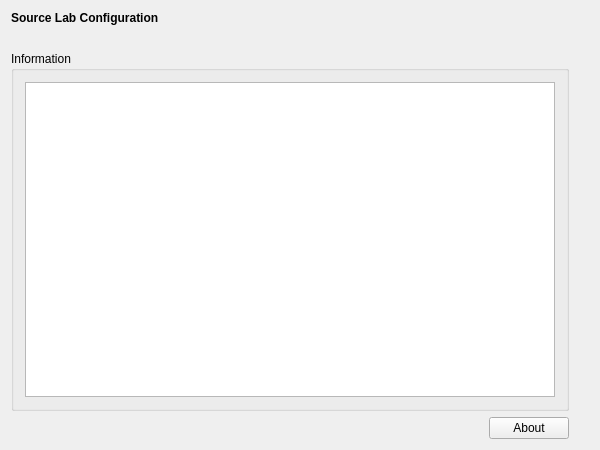
<?xml version="1.0" encoding="UTF-8"?>
<ui version="4.0">
 <class>RtSssRunWidgetClass</class>
 <widget class="QWidget" name="RtSssRunWidgetClass">
  <property name="geometry">
   <rect>
    <x>0</x>
    <y>0</y>
    <width>600</width>
    <height>450</height>
   </rect>
  </property>
  <property name="windowTitle">
   <string>DummyRunWidget</string>
  </property>
  <layout class="QVBoxLayout" name="verticalLayout">
   <item>
    <widget class="QLabel" name="m_qLabel_Headline">
     <property name="font">
      <font>
       <weight>75</weight>
       <bold>true</bold>
      </font>
     </property>
     <property name="text">
      <string>Source Lab Configuration</string>
     </property>
    </widget>
   </item>
   <item>
    <spacer name="m_qVerticalSpacer_Headline">
     <property name="orientation">
      <enum>Qt::Vertical</enum>
     </property>
     <property name="sizeType">
      <enum>QSizePolicy::Fixed</enum>
     </property>
     <property name="sizeHint" stdset="0">
      <size>
       <width>20</width>
       <height>20</height>
      </size>
     </property>
    </spacer>
   </item>
   <item>
    <layout class="QGridLayout" name="m_qGridLayout_main">
     <item row="0" column="0" colspan="2">
      <widget class="QGroupBox" name="m_qGroupBox_Information">
       <property name="sizePolicy">
        <sizepolicy hsizetype="Preferred" vsizetype="Preferred">
         <horstretch>0</horstretch>
         <verstretch>0</verstretch>
        </sizepolicy>
       </property>
       <property name="title">
        <string>Information</string>
       </property>
       <layout class="QGridLayout" name="gridLayout">
        <item row="0" column="0">
         <widget class="QTextBrowser" name="m_qTextBrowser_Information"/>
        </item>
       </layout>
      </widget>
     </item>
     <item row="1" column="0">
      <spacer name="m_qHorizontalSpacer_About">
       <property name="orientation">
        <enum>Qt::Horizontal</enum>
       </property>
       <property name="sizeHint" stdset="0">
        <size>
         <width>40</width>
         <height>20</height>
        </size>
       </property>
      </spacer>
     </item>
     <item row="1" column="1">
      <widget class="QPushButton" name="m_qPushButton_About">
       <property name="text">
        <string>About</string>
       </property>
      </widget>
     </item>
     <item row="0" column="2">
      <spacer name="m_qVerticalSpacer_Bottom">
       <property name="orientation">
        <enum>Qt::Vertical</enum>
       </property>
       <property name="sizeHint" stdset="0">
        <size>
         <width>20</width>
         <height>142</height>
        </size>
       </property>
      </spacer>
     </item>
    </layout>
   </item>
  </layout>
 </widget>
 <layoutdefault spacing="6" margin="11"/>
 <resources/>
 <connections/>
</ui>
